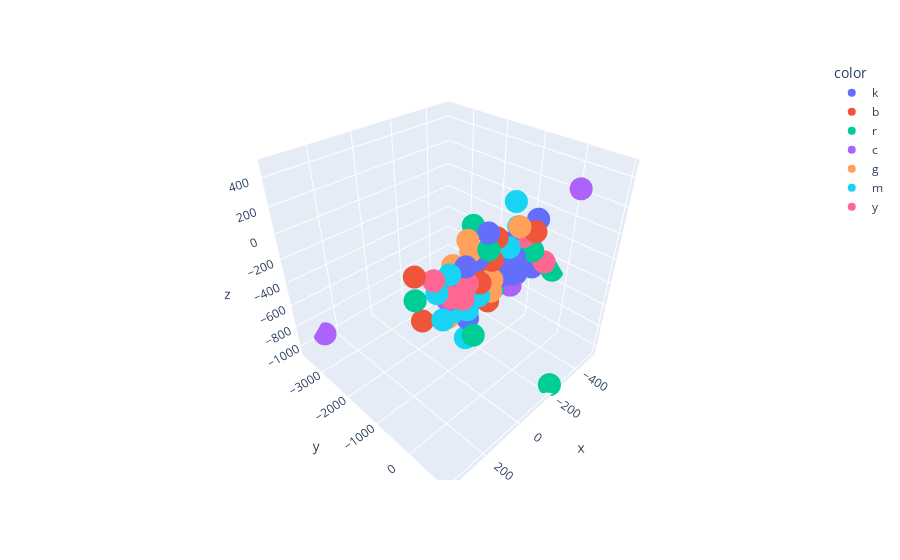

The notebook cell this image was saved under:
### Code cell
# plot using tsne 
X_embedded  = TSNE(n_components=3, perplexity=10,random_state=24).fit_transform( X )
colors = np.array([x for x in 'bgrcmykbgrcmykbgrcmykbgrcmyk'])
fig = px.scatter_3d(x=X_embedded [:,0],y=X_embedded [:,1],z=X_embedded [:,2],color=colors[optics_clustering.labels_])
fig.show()

### Figure 1 — Plotly figure (JSON) as saved in the notebook; plotly's stock layout.template omitted (floating-point values rounded to 4 significant figures)
{"data": [{"hovertemplate": "color=k<br>x=%{x}<br>y=%{y}<br>z=%{z}<extra></extra>", "legendgroup": "k", "marker": {"color": "#636efa", "symbol": "circle"}, "mode": "markers", "name": "k", "scene": "scene", "showlegend": true, "type": "scatter3d", "x": [54.4, -104.4, -92.34, -25.17, -86.9, -190.9, 50.42, 123.6, 3.954, -62.41, -160.6, -122.6, -270.8, -31.53, -126.3, 17.61, -91.9, 120.9], "y": [-17.79, -151.1, -0.6023, -140.6, 216.6, 236.5, -170.7, 52.63, -195.3, -20.09, -10.79, -236.7, -13.0, 69.39, 85.86, 41.05, 176.6, 109.5], "z": [120.4, 49.11, 117.2, 101.9, 51.45, -99.18, 75.46, 139.2, 0.7905, -100.6, -166.8, -12.19, 154.5, -25.1, -75.92, 274.2, -78.59, -219.6]}, {"hovertemplate": "color=b<br>x=%{x}<br>y=%{y}<br>z=%{z}<extra></extra>", "legendgroup": "b", "marker": {"color": "#EF553B", "symbol": "circle"}, "mode": "markers", "name": "b", "scene": "scene", "showlegend": true, "type": "scatter3d", "x": [-10.34, -46.73, -1.16, -4.387, -81.1, 282.8, -221.3, 327.9, 57.3, -127.8], "y": [-50.75, -41.77, 18.99, 55.98, -147.0, -131.4, 134.0, -3.914, 78.54, -31.37], "z": [35.1, 182.5, -226.4, 76.53, -88.3, -117.5, 120.4, 242.2, -25.72, -2.381]}, {"hovertemplate": "color=r<br>x=%{x}<br>y=%{y}<br>z=%{z}<extra></extra>", "legendgroup": "r", "marker": {"color": "#00cc96", "symbol": "circle"}, "mode": "markers", "name": "r", "scene": "scene", "showlegend": true, "type": "scatter3d", "x": [204.5, -69.63, -509.1, 364.8, 29.85, 155.6, -56.72, 4.702, -212.0, -223.3], "y": [645.1, -232.1, -319.0, 214.6, 118.8, -161.5, -123.1, -367.8, 141.3, 925.0], "z": [-144.8, 138.6, -490.3, 168.8, 184.1, -61.82, -210.7, 258.1, -9.881, -1040.0]}, {"hovertemplate": "color=c<br>x=%{x}<br>y=%{y}<br>z=%{z}<extra></extra>", "legendgroup": "c", "marker": {"color": "#ab63fa", "symbol": "circle"}, "mode": "markers", "name": "c", "scene": "scene", "showlegend": true, "type": "scatter3d", "x": [281.1, 117.2, -111.4, 134.5, 181.9, -253.2, 21.49, -219.0], "y": [-3673.0, -97.71, 76.71, -7.424, -63.58, 820.9, -222.2, 48.19], "z": [-964.1, 4.087, -197.4, 5.364, -57.45, 467.6, -144.3, 15.46]}, {"hovertemplate": "color=g<br>x=%{x}<br>y=%{y}<br>z=%{z}<extra></extra>", "legendgroup": "g", "marker": {"color": "#FFA15A", "symbol": "circle"}, "mode": "markers", "name": "g", "scene": "scene", "showlegend": true, "type": "scatter3d", "x": [126.0, -141.4, 176.3, 68.52, 61.98, 24.5, 20.35, 93.52, 14.07], "y": [-236.7, 63.72, -95.96, -107.8, -88.79, -98.06, 181.3, -60.3, 143.3], "z": [103.3, 203.0, -198.5, 172.6, -149.7, -82.03, -19.02, 269.3, -115.1]}, {"hovertemplate": "color=m<br>x=%{x}<br>y=%{y}<br>z=%{z}<extra></extra>", "legendgroup": "m", "marker": {"color": "#19d3f3", "symbol": "circle"}, "mode": "markers", "name": "m", "scene": "scene", "showlegend": true, "type": "scatter3d", "x": [234.6, 176.8, -248.5, 242.5, 137.6, 171.1, 127.9, -72.84, 54.98, -172.4, -247.0], "y": [-38.9, -47.37, 16.79, 140.4, 180.3, 35.14, 103.1, 133.1, 49.51, -80.4, -473.7], "z": [43.62, 115.6, -127.2, -98.14, -125.3, -130.7, -366.4, 121.7, -126.3, 162.4, 237.0]}, {"hovertemplate": "color=y<br>x=%{x}<br>y=%{y}<br>z=%{z}<extra></extra>", "legendgroup": "y", "marker": {"color": "#FF6692", "symbol": "circle"}, "mode": "markers", "name": "y", "scene": "scene", "showlegend": true, "type": "scatter3d", "x": [-230.0, 138.2, 197.4, 159.5, -208.9, 226.2], "y": [365.8, 164.0, 101.5, 180.2, -85.48, -157.5], "z": [-73.49, 57.48, 5.9, -25.6, 64.99, 101.2]}], "layout": {"legend": {"title": {"text": "color"}, "tracegroupgap": 0}, "margin": {"t": 60}, "scene": {"domain": {"x": [0, 1], "y": [0, 1]}, "xaxis": {"title": {"text": "x"}}, "yaxis": {"title": {"text": "y"}}, "zaxis": {"title": {"text": "z"}}}}}
